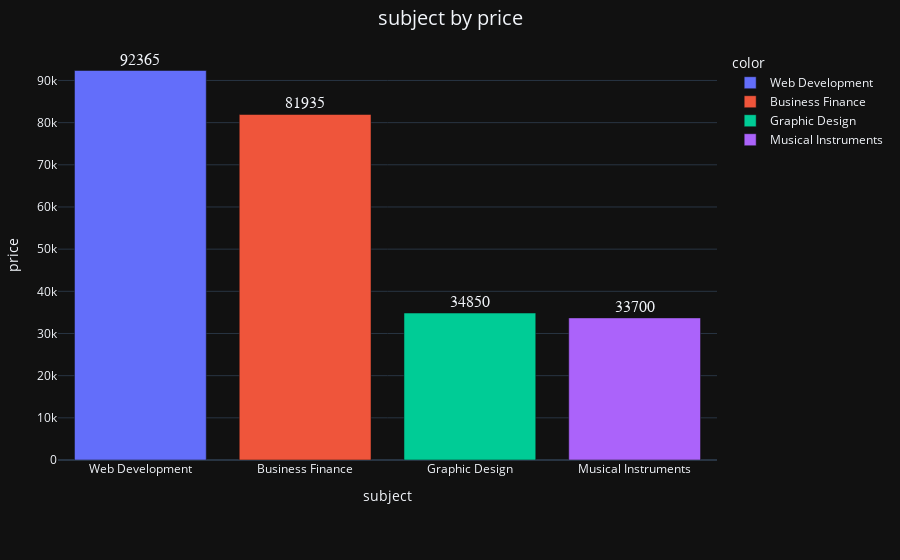

Notebook source saved alongside this figure:
### Markdown cell above
#### The maximum price for courses across all subjects (Business Finance, Graphic Design, Musical Instruments, and Web Development) is consistently capped at 200. This indicates that there is likely a standardized upper limit on course pricing within the dataset, regardless of the subject.

### Code cell
sp_sum=df.groupby(['subject'])['price'].sum().reset_index().sort_values(by='price',ascending=False)
bar_ploty_groupby(sp_sum,'subject','price','subject','subject by price')

### Figure 1 — Plotly figure (JSON) as saved in the notebook; plotly's stock layout.template omitted (floating-point values rounded to 4 significant figures)
{"data": [{"alignmentgroup": "True", "cliponaxis": false, "hovertemplate": "color=Web Development<br>subject=%{x}<br>price=%{y}<br>text=%{text}<extra></extra>", "legendgroup": "Web Development", "marker": {"color": "#636efa", "pattern": {"shape": ""}}, "name": "Web Development", "offsetgroup": "Web Development", "orientation": "v", "showlegend": true, "text": [92365], "textfont": {"family": "Consolas", "size": 16}, "textposition": "outside", "type": "bar", "x": ["Web Development"], "xaxis": "x", "y": [92365], "yaxis": "y"}, {"alignmentgroup": "True", "cliponaxis": false, "hovertemplate": "color=Business Finance<br>subject=%{x}<br>price=%{y}<br>text=%{text}<extra></extra>", "legendgroup": "Business Finance", "marker": {"color": "#EF553B", "pattern": {"shape": ""}}, "name": "Business Finance", "offsetgroup": "Business Finance", "orientation": "v", "showlegend": true, "text": [81935], "textfont": {"family": "Consolas", "size": 16}, "textposition": "outside", "type": "bar", "x": ["Business Finance"], "xaxis": "x", "y": [81935], "yaxis": "y"}, {"alignmentgroup": "True", "cliponaxis": false, "hovertemplate": "color=Graphic Design<br>subject=%{x}<br>price=%{y}<br>text=%{text}<extra></extra>", "legendgroup": "Graphic Design", "marker": {"color": "#00cc96", "pattern": {"shape": ""}}, "name": "Graphic Design", "offsetgroup": "Graphic Design", "orientation": "v", "showlegend": true, "text": [34850], "textfont": {"family": "Consolas", "size": 16}, "textposition": "outside", "type": "bar", "x": ["Graphic Design"], "xaxis": "x", "y": [34850], "yaxis": "y"}, {"alignmentgroup": "True", "cliponaxis": false, "hovertemplate": "color=Musical Instruments<br>subject=%{x}<br>price=%{y}<br>text=%{text}<extra></extra>", "legendgroup": "Musical Instruments", "marker": {"color": "#ab63fa", "pattern": {"shape": ""}}, "name": "Musical Instruments", "offsetgroup": "Musical Instruments", "orientation": "v", "showlegend": true, "text": [33700], "textfont": {"family": "Consolas", "size": 16}, "textposition": "outside", "type": "bar", "x": ["Musical Instruments"], "xaxis": "x", "y": [33700], "yaxis": "y"}], "layout": {"barmode": "relative", "legend": {"title": {"text": "color"}, "tracegroupgap": 0}, "margin": {"b": 100, "l": 50, "r": 50, "t": 50}, "title": {"font": {"size": 20}, "text": "subject by price", "x": 0.5}, "xaxis": {"anchor": "y", "domain": [0, 1], "dtick": 1, "tickmode": "linear", "title": {"text": "subject"}}, "yaxis": {"anchor": "x", "domain": [0, 1], "title": {"text": "price"}}}}
